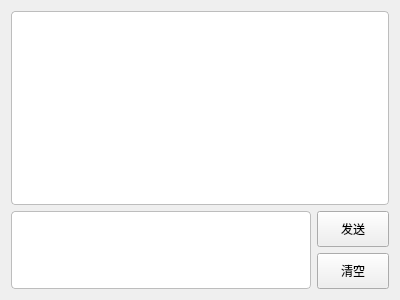
<?xml version="1.0" encoding="UTF-8"?>
<ui version="4.0">
 <class>AppDisplay</class>
 <widget class="QWidget" name="AppDisplay">
  <property name="geometry">
   <rect>
    <x>0</x>
    <y>0</y>
    <width>400</width>
    <height>300</height>
   </rect>
  </property>
  <property name="windowTitle">
   <string>调试窗口</string>
  </property>
  <layout class="QGridLayout" name="gridLayout">
   <item row="1" column="0" rowspan="2">
    <widget class="QTextEdit" name="send_input">
     <property name="styleSheet">
      <string notr="true">QTextEdit {
    border: 1px solid #bdbdbd;
    border-radius: 4px;
    padding: 3px;
    background-color: white;
}</string>
     </property>
    </widget>
   </item>
   <item row="1" column="1">
    <widget class="QPushButton" name="send">
     <property name="minimumSize">
      <size>
       <width>72</width>
       <height>36</height>
      </size>
     </property>
     <property name="maximumSize">
      <size>
       <width>72</width>
       <height>36</height>
      </size>
     </property>
     <property name="text">
      <string>发送</string>
     </property>
    </widget>
   </item>
   <item row="2" column="1">
    <widget class="QPushButton" name="clear">
     <property name="minimumSize">
      <size>
       <width>72</width>
       <height>36</height>
      </size>
     </property>
     <property name="maximumSize">
      <size>
       <width>72</width>
       <height>36</height>
      </size>
     </property>
     <property name="text">
      <string>清空</string>
     </property>
    </widget>
   </item>
   <item row="0" column="0" colspan="2">
    <widget class="QTextEdit" name="display">
     <property name="styleSheet">
      <string notr="true">QTextEdit {
    border: 1px solid #bdbdbd;
    border-radius: 4px;
    padding: 3px;
    background-color: white;
}</string>
     </property>
    </widget>
   </item>
  </layout>
 </widget>
 <resources/>
 <connections/>
</ui>
